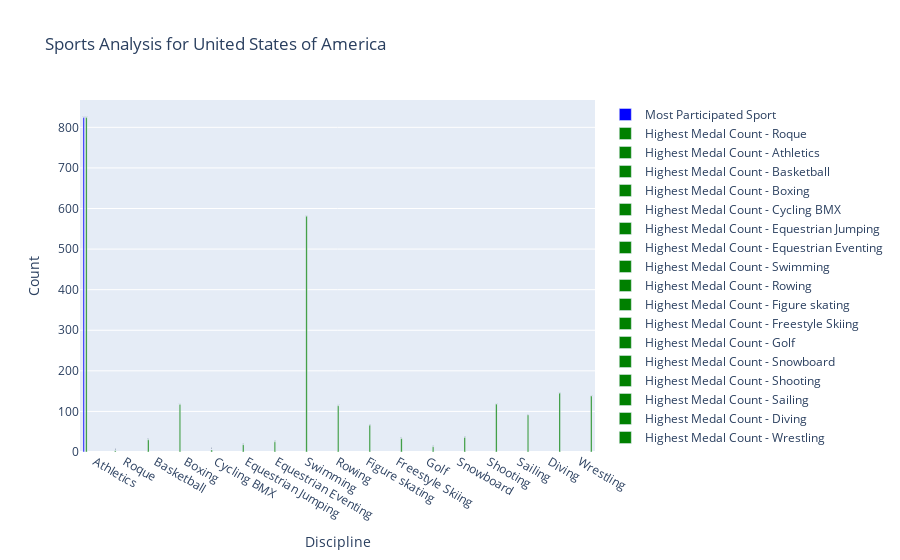

Notebook code for this chart:
### Code cell
import pandas as pd
import plotly.graph_objects as go

def determine_most_participated_sport(df, country):
    """
    Determine the most participated sport for a given country.

    Parameters:
        df (pandas.DataFrame): The DataFrame containing the data.
        country (str): The country for which to determine the most participated sport.

    Returns:
        str: The most participated sport for the given country.
    """
    # Group the DataFrame by 'country_name' and 'discipline_title' and count the occurrences
    country_sport_count = df.groupby(['country_name', 'discipline_title']).size().reset_index(name='participation_count')

    # Pivot the DataFrame to have 'country_name' as the index and 'discipline_title' as the columns
    pivot_df = pd.pivot_table(country_sport_count, index='country_name', columns='discipline_title', values='participation_count', fill_value=0)

    # Determine the most participated sport for the given country
    most_participated_sport = pivot_df.loc[country].idxmax()

    return most_participated_sport

def determine_best_medals_by_discipline(df, country):
    """
    Determine the countries with the best overall medal count in each discipline for a given country.

    Parameters:
        df (pandas.DataFrame): The DataFrame containing the data.
        country (str): The country for which to determine the best overall medal count.

    Returns:
        pandas.DataFrame: A DataFrame showing the countries with the best overall medal count in each discipline.
    """
    # Group the DataFrame by 'country_name', 'discipline_title', and 'medal_type' and count the occurrences
    medal_count = df.groupby(['country_name', 'discipline_title', 'medal_type']).size().reset_index(name='medal_count')

    # Determine the total medal count for each country in each discipline
    total_medals = medal_count.groupby(['country_name', 'discipline_title'])['medal_count'].sum().reset_index()

    # Determine the country with the best overall medal count in each discipline
    best_medals_country = total_medals.groupby('discipline_title')['medal_count'].idxmax()
    country_best_medals_df = total_medals.loc[best_medals_country, ['country_name', 'discipline_title', 'medal_count']]
    country_best_medals_df.sort_values(by='country_name', inplace=True)

    return country_best_medals_df[country_best_medals_df['country_name']==country]

# Assuming df is your DataFrame
country = input("Enter the Country to be considered:")  # Specify the country of interest
most_participated_sport = determine_most_participated_sport(df, country)
country_best_medals = determine_best_medals_by_discipline(df, country)

# Calculate the count of participants for the most participated sport
participants_count = df[df['discipline_title'] == most_participated_sport].groupby('country_name').size().get(country, 0)

fig = go.Figure()

# Add a bar for the most participated sport
fig.add_trace(go.Bar(
    x=[most_participated_sport],
    y=[participants_count],
    name='Most Participated Sport',
    marker_color='blue',
    text=[participants_count],
    textposition='auto',
    hovertemplate=f"Discipline: {most_participated_sport}<br>Participants: {participants_count}",
    showlegend=True
))

# Add bars for the disciplines with the highest medal count
for _, row in country_best_medals.iterrows():
    discipline = row['discipline_title']
    medals_count = row['medal_count']
    fig.add_trace(go.Bar(
        x=[discipline],
        y=[medals_count],
        name=f'Highest Medal Count - {discipline}',
        marker_color='green',
        text=[medals_count],
        textposition='auto',
        hovertemplate=f"Discipline: {discipline}<br>Medals: {medals_count}",
        showlegend=True
    ))

# Update the layout
fig.update_layout(
    title=f"Sports Analysis for {country}",
    xaxis_title='Discipline',
    yaxis_title='Count',
    showlegend=True,
    barmode='group'
)

# Show the interactive plot
fig.show()

### Figure 1 — Plotly figure (JSON) as saved in the notebook; plotly's stock layout.template omitted (floating-point values rounded to 4 significant figures)
{"data": [{"hovertemplate": "Discipline: Athletics<br>Participants: 824", "marker": {"color": "blue"}, "name": "Most Participated Sport", "showlegend": true, "text": ["824"], "textposition": "auto", "type": "bar", "x": ["Athletics"], "y": [824]}, {"hovertemplate": "Discipline: Roque<br>Medals: 3", "marker": {"color": "green"}, "name": "Highest Medal Count - Roque", "showlegend": true, "text": ["3"], "textposition": "auto", "type": "bar", "x": ["Roque"], "y": [3]}, {"hovertemplate": "Discipline: Athletics<br>Medals: 824", "marker": {"color": "green"}, "name": "Highest Medal Count - Athletics", "showlegend": true, "text": ["824"], "textposition": "auto", "type": "bar", "x": ["Athletics"], "y": [824]}, {"hovertemplate": "Discipline: Basketball<br>Medals: 30", "marker": {"color": "green"}, "name": "Highest Medal Count - Basketball", "showlegend": true, "text": ["30"], "textposition": "auto", "type": "bar", "x": ["Basketball"], "y": [30]}, {"hovertemplate": "Discipline: Boxing<br>Medals: 117", "marker": {"color": "green"}, "name": "Highest Medal Count - Boxing", "showlegend": true, "text": ["117"], "textposition": "auto", "type": "bar", "x": ["Boxing"], "y": [117]}, {"hovertemplate": "Discipline: Cycling BMX<br>Medals: 5", "marker": {"color": "green"}, "name": "Highest Medal Count - Cycling BMX", "showlegend": true, "text": ["5"], "textposition": "auto", "type": "bar", "x": ["Cycling BMX"], "y": [5]}, {"hovertemplate": "Discipline: Equestrian Jumping<br>Medals: 18", "marker": {"color": "green"}, "name": "Highest Medal Count - Equestrian Jumping", "showlegend": true, "text": ["18"], "textposition": "auto", "type": "bar", "x": ["Equestrian Jumping"], "y": [18]}, {"hovertemplate": "Discipline: Equestrian Eventing<br>Medals: 25", "marker": {"color": "green"}, "name": "Highest Medal Count - Equestrian Eventing", "showlegend": true, "text": ["25"], "textposition": "auto", "type": "bar", "x": ["Equestrian Eventing"], "y": [25]}, {"hovertemplate": "Discipline: Swimming<br>Medals: 581", "marker": {"color": "green"}, "name": "Highest Medal Count - Swimming", "showlegend": true, "text": ["581"], "textposition": "auto", "type": "bar", "x": ["Swimming"], "y": [581]}, {"hovertemplate": "Discipline: Rowing<br>Medals: 114", "marker": {"color": "green"}, "name": "Highest Medal Count - Rowing", "showlegend": true, "text": ["114"], "textposition": "auto", "type": "bar", "x": ["Rowing"], "y": [114]}, {"hovertemplate": "Discipline: Figure skating<br>Medals: 66", "marker": {"color": "green"}, "name": "Highest Medal Count - Figure skating", "showlegend": true, "text": ["66"], "textposition": "auto", "type": "bar", "x": ["Figure skating"], "y": [66]}, {"hovertemplate": "Discipline: Freestyle Skiing<br>Medals: 33", "marker": {"color": "green"}, "name": "Highest Medal Count - Freestyle Skiing", "showlegend": true, "text": ["33"], "textposition": "auto", "type": "bar", "x": ["Freestyle Skiing"], "y": [33]}, {"hovertemplate": "Discipline: Golf<br>Medals: 13", "marker": {"color": "green"}, "name": "Highest Medal Count - Golf", "showlegend": true, "text": ["13"], "textposition": "auto", "type": "bar", "x": ["Golf"], "y": [13]}, {"hovertemplate": "Discipline: Snowboard<br>Medals: 36", "marker": {"color": "green"}, "name": "Highest Medal Count - Snowboard", "showlegend": true, "text": ["36"], "textposition": "auto", "type": "bar", "x": ["Snowboard"], "y": [36]}, {"hovertemplate": "Discipline: Shooting<br>Medals: 118", "marker": {"color": "green"}, "name": "Highest Medal Count - Shooting", "showlegend": true, "text": ["118"], "textposition": "auto", "type": "bar", "x": ["Shooting"], "y": [118]}, {"hovertemplate": "Discipline: Sailing<br>Medals: 91", "marker": {"color": "green"}, "name": "Highest Medal Count - Sailing", "showlegend": true, "text": ["91"], "textposition": "auto", "type": "bar", "x": ["Sailing"], "y": [91]}, {"hovertemplate": "Discipline: Diving<br>Medals: 145", "marker": {"color": "green"}, "name": "Highest Medal Count - Diving", "showlegend": true, "text": ["145"], "textposition": "auto", "type": "bar", "x": ["Diving"], "y": [145]}, {"hovertemplate": "Discipline: Wrestling<br>Medals: 138", "marker": {"color": "green"}, "name": "Highest Medal Count - Wrestling", "showlegend": true, "text": ["138"], "textposition": "auto", "type": "bar", "x": ["Wrestling"], "y": [138]}], "layout": {"barmode": "group", "showlegend": true, "title": {"text": "Sports Analysis for United States of America"}, "xaxis": {"title": {"text": "Discipline"}}, "yaxis": {"title": {"text": "Count"}}}}
